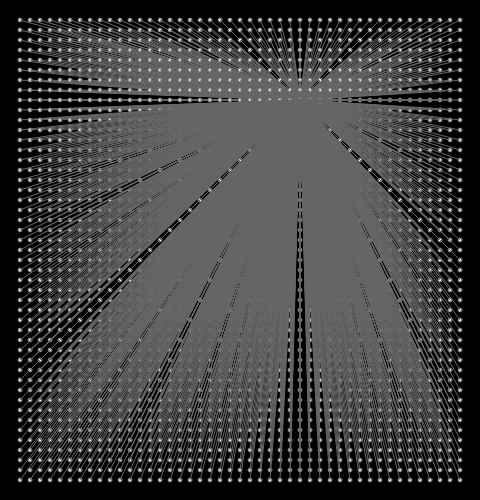
Frame 1 (no input)
Frame 60 (no input): identical to frame 1, image omitted
Frame 120 (the mouse pressed at the canvas centre since frame 60): identical to frame 1, image omitted

The p5.js sketch that drew this single still picture (run headless with seeded random() and noise() and a simulated clock; from frame 60 on, the mouse is pressed at the canvas centre):

// p5.js sketch
// ── sketch.js
  function setup() {
    createCanvas(480, 500);
    fill(255);
    stroke(102);
  }

  function draw() {
    background(0);
    for (var y = 20; y <= height-20; y += 10) {
      for (var x = 20; x <= width-20; x += 10) {
        ellipse(x, y, 4, 4);
        // draw line to the center of the display
        line(x, y, 300, 100);
        }
      }
    }
